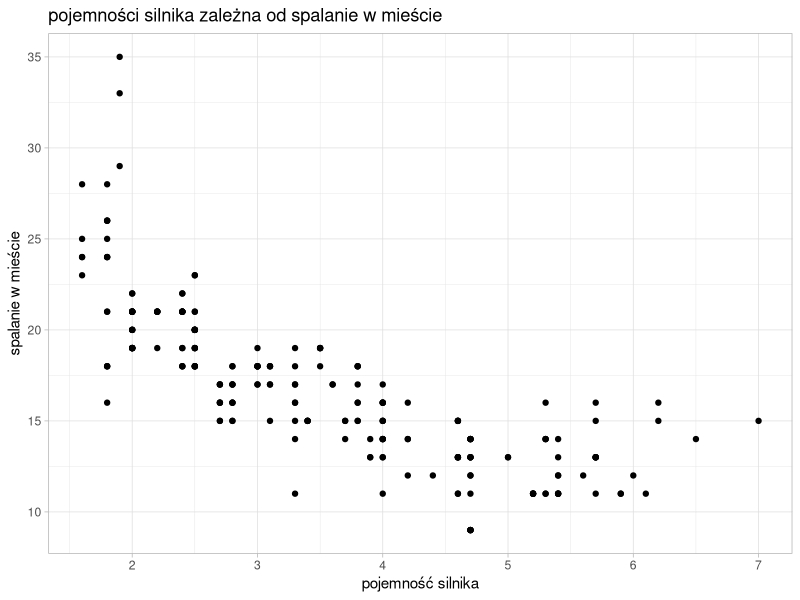
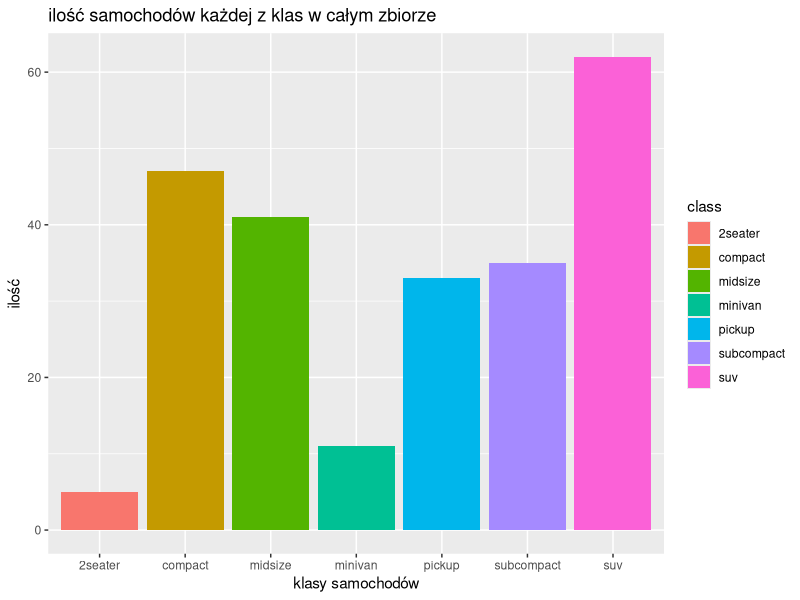
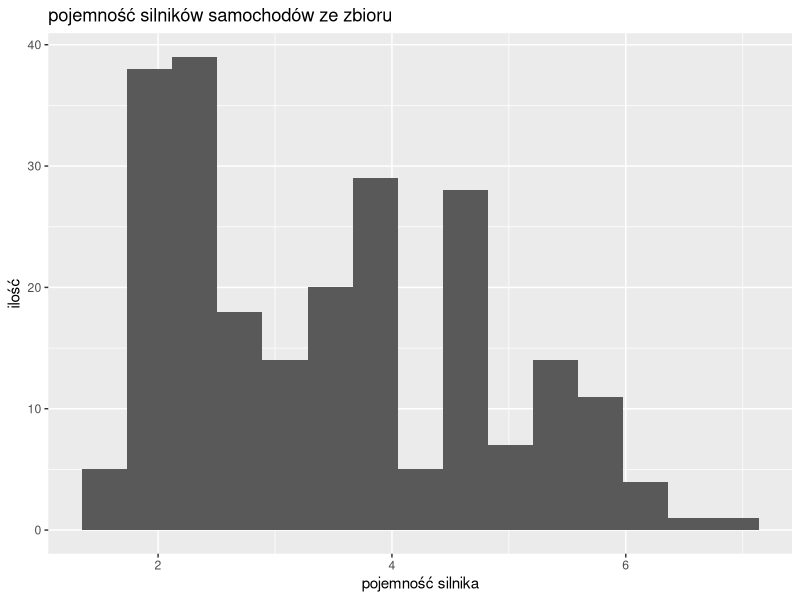
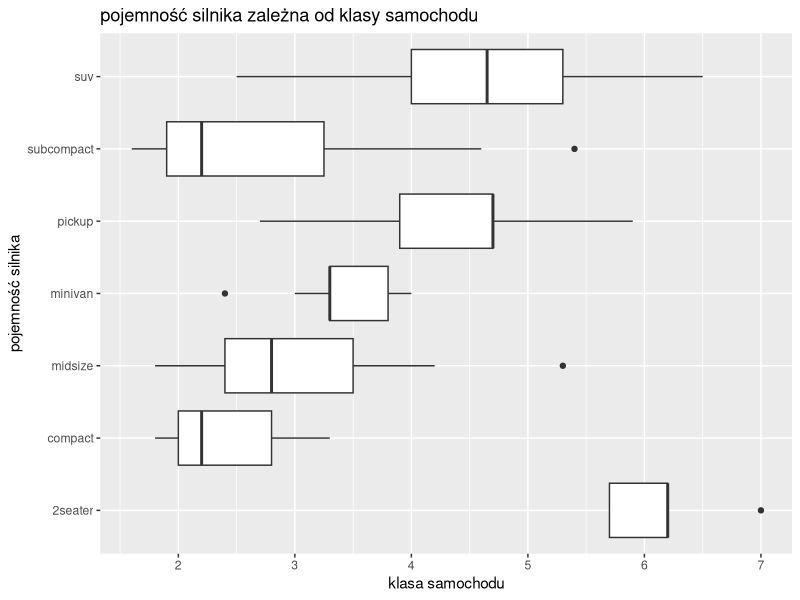

Here is the R script that generated these plots, in order:
library(tidyverse) 



#Zad 4-2

ggplot(data = mpg) +
  geom_point(mapping = aes (x=displ, y=cty)) +
  labs(title = "pojemności silnika zależna od spalanie w mieście", x = "pojemność silnika", y= "spalanie w mieście") +
  theme_light()



#Zad 4-3

ggplot(data = mpg) + 
  geom_bar(mapping = aes(x = class, fill = class)) +
  labs(title = "ilość samochodów każdej z klas w całym zbiorze", x = "klasy samochodów", y = "ilość")



#Zad 4-4

ggplot(data = mpg) +
  geom_histogram(mapping = aes(displ), bins = 15) +
  labs(title = "pojemność silników samochodów ze zbioru", x = "pojemność silnika", y = "ilość")



#Zad 4-5

ggplot(data = mpg, mapping = aes(x = class, y = displ)) + 
  geom_boxplot() +
  coord_flip() +
  labs(title = "pojemność silnika zależna od klasy samochodu", x = "pojemność silnika", y = "klasa samochodu")